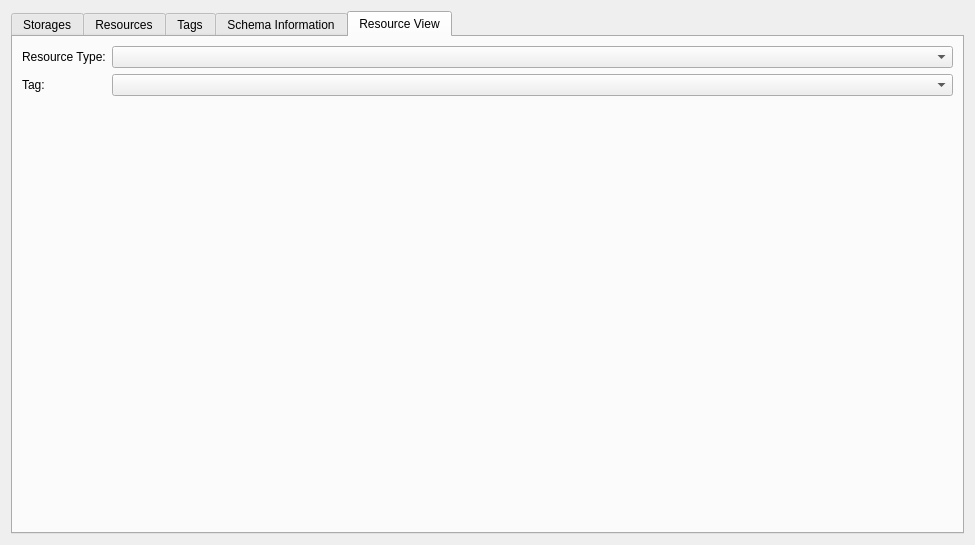
<?xml version="1.0" encoding="UTF-8"?>
<ui version="4.0">
 <class>WdgDbExplorer</class>
 <widget class="QWidget" name="WdgDbExplorer">
  <property name="geometry">
   <rect>
    <x>0</x>
    <y>0</y>
    <width>975</width>
    <height>545</height>
   </rect>
  </property>
  <layout class="QGridLayout" name="gridLayout">
   <item row="0" column="1">
    <widget class="QTabWidget" name="tabWidget">
     <property name="currentIndex">
      <number>4</number>
     </property>
     <widget class="QWidget" name="tabStorages">
      <attribute name="title">
       <string>Storages</string>
      </attribute>
      <layout class="QVBoxLayout" name="verticalLayout">
       <item>
        <widget class="QTableView" name="tableStorages"/>
       </item>
      </layout>
     </widget>
     <widget class="QWidget" name="tabResources">
      <attribute name="title">
       <string>Resources</string>
      </attribute>
      <layout class="QHBoxLayout" name="horizontalLayout_2">
       <item>
        <layout class="QVBoxLayout" name="verticalLayout_2">
         <item>
          <layout class="QHBoxLayout" name="horizontalLayout">
           <item>
            <widget class="QLabel" name="label">
             <property name="text">
              <string>TextLabel</string>
             </property>
            </widget>
           </item>
           <item>
            <widget class="QComboBox" name="cmbResourceTypes"/>
           </item>
          </layout>
         </item>
         <item>
          <widget class="QTableView" name="tableResources"/>
         </item>
        </layout>
       </item>
       <item>
        <layout class="QVBoxLayout" name="verticalLayout_3">
         <item>
          <widget class="QLabel" name="label_3">
           <property name="text">
            <string>lblThumbnail</string>
           </property>
          </widget>
         </item>
         <item>
          <widget class="QLabel" name="label_2">
           <property name="text">
            <string>Versions</string>
           </property>
          </widget>
         </item>
         <item>
          <widget class="QTableView" name="tableVersions"/>
         </item>
        </layout>
       </item>
      </layout>
     </widget>
     <widget class="QWidget" name="tabTags">
      <attribute name="title">
       <string>Tags</string>
      </attribute>
      <layout class="QVBoxLayout" name="verticalLayout_4">
       <item>
        <widget class="QTableView" name="tableTags"/>
       </item>
       <item>
        <widget class="QTableView" name="tableTaggedResources"/>
       </item>
      </layout>
     </widget>
     <widget class="QWidget" name="tabSchema">
      <attribute name="title">
       <string>Schema Information</string>
      </attribute>
      <layout class="QFormLayout" name="formLayout">
       <item row="0" column="0">
        <widget class="QLabel" name="label_4">
         <property name="text">
          <string>Database Version</string>
         </property>
        </widget>
       </item>
       <item row="0" column="1">
        <widget class="QLabel" name="lblDatabaseVersion">
         <property name="text">
          <string>TextLabel</string>
         </property>
        </widget>
       </item>
       <item row="1" column="0">
        <widget class="QLabel" name="label_5">
         <property name="text">
          <string>Krita Version</string>
         </property>
        </widget>
       </item>
       <item row="1" column="1">
        <widget class="QLabel" name="lblKritaVersion">
         <property name="text">
          <string>TextLabel</string>
         </property>
        </widget>
       </item>
       <item row="2" column="0">
        <widget class="QLabel" name="label_6">
         <property name="text">
          <string>Creation Date</string>
         </property>
        </widget>
       </item>
       <item row="2" column="1">
        <widget class="QLabel" name="lblCreationDate">
         <property name="text">
          <string>TextLabel</string>
         </property>
        </widget>
       </item>
      </layout>
     </widget>
     <widget class="QWidget" name="tabResourceView">
      <attribute name="title">
       <string>Resource View</string>
      </attribute>
      <layout class="QVBoxLayout" name="verticalLayout_5">
       <item>
        <layout class="QFormLayout" name="formLayout_2">
         <item row="0" column="0">
          <widget class="QLabel" name="label_7">
           <property name="text">
            <string>Resource Type:</string>
           </property>
          </widget>
         </item>
         <item row="0" column="1">
          <widget class="KComboBox" name="cmbRvResourceTypes"/>
         </item>
         <item row="1" column="0">
          <widget class="QLabel" name="label_8">
           <property name="text">
            <string>Tag:</string>
           </property>
          </widget>
         </item>
         <item row="1" column="1">
          <widget class="QComboBox" name="cmbRvTags">
           <property name="sizePolicy">
            <sizepolicy hsizetype="Expanding" vsizetype="Fixed">
             <horstretch>0</horstretch>
             <verstretch>0</verstretch>
            </sizepolicy>
           </property>
          </widget>
         </item>
        </layout>
       </item>
       <item>
        <spacer name="verticalSpacer">
         <property name="orientation">
          <enum>Qt::Vertical</enum>
         </property>
         <property name="sizeHint" stdset="0">
          <size>
           <width>20</width>
           <height>40</height>
          </size>
         </property>
        </spacer>
       </item>
      </layout>
     </widget>
    </widget>
   </item>
  </layout>
 </widget>
 <customwidgets>
  <customwidget>
   <class>KComboBox</class>
   <extends>QComboBox</extends>
   <header location="global">kcombobox.h</header>
  </customwidget>
 </customwidgets>
 <resources/>
 <connections/>
</ui>
